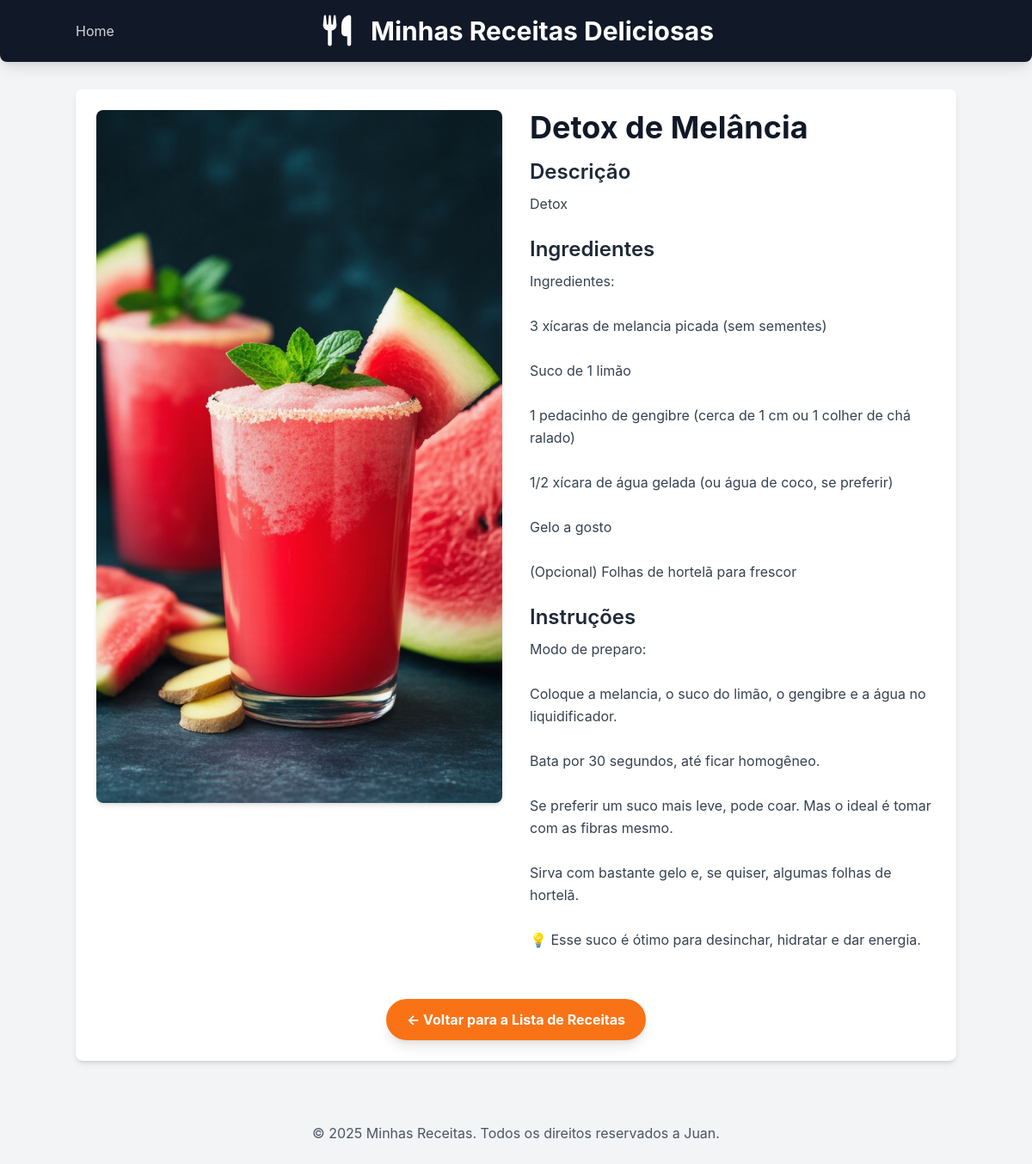
The app's page /receitas/receitas/9/ with its own data.
### receitas/models.py (models this page shows, shortened)
class Receita(models.Model):
    CATEGORIAS = [
        ('comida', 'Comida'),
        ('sobremesa', 'Sobremesa'),
        ('drink', 'Drink'),
    ]
    title = models.CharField("Título", max_length=200)
    description = models.TextField("Descrição")
    ingredients = models.TextField("Ingredientes")
    instructions = models.TextField("Modo de preparo")
    image = models.ImageField(
        "Imagem",
        upload_to='receitas/images',
        blank=True,
        null=True
    )
    categoria = models.CharField(
        "Categoria",
        max_length=20,
        choices=CATEGORIAS,
        default='comida'
    )
    created_at = models.DateTimeField(auto_now_add=True)
    updated_at = models.DateTimeField(auto_now=True)
    class Meta:
        verbose_name = "Receita"
        verbose_name_plural = "Receitas"
        ordering = ['-created_at']

### receitas/views.py (the view)
# urls.py: path('receitas/<int:id>/', views.receita_detail, name='receita_detail'),
def receita_detail(request, id):
    receita = get_object_or_404(Receita, pk=id)
    return render(request, 'receitas/receita_detail.html', {'receita': receita})

### receitas/templates/receitas/receita_detail.html (shortened to what this page needs)
{% extends "receitas/base.html" %}
{% block content %}
    <div class="flex flex-col md:flex-row gap-8">
        {% if receita.image %}
            <div class="md:w-1/2">
                <img src="{{ receita.image.url }}" alt="[Imagem de {{ receita.title }}]" class="w-full h-auto object-cover rounded-lg shadow-md">
            </div>
        {% endif %}
        <div class="md:w-1/2">
            <h2 class="text-4xl font-bold text-gray-900 mb-4">{{ receita.title }}</h2>
            <h3 class="text-2xl font-semibold text-gray-800 mb-2">Descrição</h3>
            <p class="text-gray-700 mb-6 leading-relaxed">{{ receita.description }}</p>
            <h3 class="text-2xl font-semibold text-gray-800 mb-2">Ingredientes</h3>
            <p class="text-gray-700 mb-6 leading-relaxed whitespace-pre-wrap">{{ receita.ingredients }}</p>
            <h3 class="text-2xl font-semibold text-gray-800 mb-2">Instruções</h3>
            <p class="text-gray-700 mb-6 leading-relaxed whitespace-pre-wrap">{{ receita.instructions }}</p>
        </div>
    </div>
    <div class="mt-8 text-center">
        <a href="{% url 'home' %}" class="inline-block bg-orange-500 hover:bg-orange-600 text-white font-bold py-3 px-6 rounded-full transition duration-300 ease-in-out shadow-lg">
            &larr; Voltar para a Lista de Receitas
        </a>
    </div>
{% endblock %}

### receitas/templates/receitas/base.html (style rules this page uses)
body { font-family: 'Inter', sans-serif; }

### records on screen
Receita: image (picture), title "Detox de Melância", description "Detox", ingredients "Ingredientes: 3 xícaras de melancia picada (sem sementes) Suco de 1 limão 1 pedacinho de gengibre (cerca de 1 cm ou 1 colher de chá ralado) 1/2 xícara de água gelada (ou água de coco, se preferir) Gelo a gosto (Opcional) Folhas de hortelã para frescor", instructions "Modo de preparo: Coloque a melancia, o suco do limão, o gengibre e a água no liquidificador. Bata por 30 segundos, até ficar homogêneo. Se preferir um suco mais leve, pode coar. Mas o ideal é tomar com as fibras mesmo. Sirva com bastante gelo e, se quiser, algumas folhas de hortelã. 💡 Esse suco é ótimo para desinchar, hidratar e dar energia."
